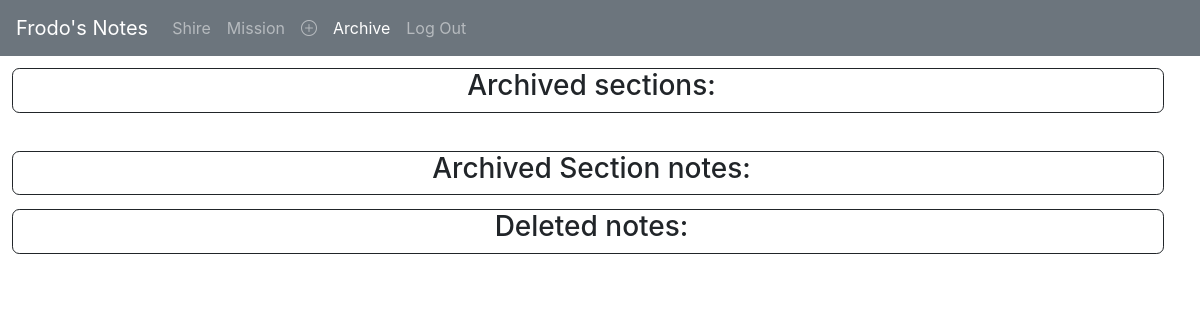
Screenshot of /archived (signed in) with the database file from the repository.
### mynotes/models.py (models this page shows)
class User(AbstractUser):
    pass

class Section(models.Model):
    section = models.CharField(max_length=64)
    author = models.ForeignKey(User, on_delete=models.CASCADE)
    status = models.CharField(max_length=16, default='active')
    def __str__(self):
        return f'{self.section}'

### mynotes/views.py (the view)
# urls.py: path("archived", views.archived, name="archived"),
def archived(request):
    sections = Section.objects.filter(author=request.user, status='active')
    archived = Section.objects.filter(author=request.user, status='archived')
    notes = Note.objects.filter(
        author=request.user, section__in=archived, status='active'
        ).order_by('created').reverse()
    not1 = notes[0::2]
    not2 = notes[1::2]
    deleted = Note.objects.filter(author=request.user, status='deleted').order_by('created').reverse()
    del1 = deleted[0::2]
    del2 = deleted[1::2]
    return render(request, "mynotes/archived.html", {
        "sections": sections, "archived": archived, "not1": not1, "not2": not2, "del1": del1, "del2": del2
        })

### mynotes/templates/mynotes/archived.html (shortened to what this page needs)
{% extends "mynotes/layout.html" %}
{% block nav %}
{% if sections %}
{% for section in sections %}
<li class="nav-item">
    <a class="nav-link" href="{%url 'sectionnotes' section.id %}">{{section}}</a>
</li>
{% endfor %}
{% endif %}
{% endblock %}
{% block body %}
<div class="dv" style="width: 96vw; text-align: center; ">
<h3>Archived sections:</h3>
</div>
<br>
<div class="dv" style="width: 96vw; text-align: center; ">
<h3>Archived Section notes:</h3>
</div>
<div class="dv" style="width: 96vw; text-align: center; ">
    <h3>Deleted notes:</h3>
    </div>
{% endblock %}

### mynotes/templates/mynotes/layout.html (shortened to what this page needs)
{% load static %}
<!DOCTYPE html>
<html lang="en">
    <head>
        <link rel="stylesheet" href="https://cdn.jsdelivr.net/npm/bootstrap@4.3.1/dist/css/bootstrap.min.css">
        <link href="{% static 'mynotes/styles.css' %}" rel="stylesheet">
    </head>
    <body>
        <nav class="navbar navbar-expand-lg navbar-dark bg-secondary">
            {% if user.is_authenticated %}
            <a class="navbar-brand" href="{% url 'index' %}">{{ user.username }}'s Notes</a>
            {% else %}
            <a class="navbar-brand" href="#">Only logged in users can keep notes here</a>
            {% endif %}
                <div>
                  <ul class="navbar-nav mr-auto">
                    {% if user.is_authenticated %}
                        {% block nav %}
                        {% endblock %}
                        <li class="nav-item active">
                            <a class="nav-link" href="{%url 'addsection' %}"><i class="bi bi-plus-circle"></i> <span class="sr-only">(current)</span></a>
                        </li>
                        <li class="nav-item">
                            <a class="nav-link" href="{%url 'archived' %}">Archive</a>
                        </li>
                        <li class="nav-item">
                            <a class="nav-link" href="{% url 'logout' %}">Log Out</a>
                        </li>
                    {% endif %}
                  </ul>
                </div>
              </nav>
        <div class="body">
            {% block body %}
            {% endblock %}
        </div>
    </body>
</html>

### mynotes/static/mynotes/styles.css (style rules this page uses)
.dv { border-style: solid; border-radius: 0.6vw; border-width: 1px; margin: 1vw; padding-left: 7px; padding-top: -1px; padding-bottom: 1px; width: 47vw; white-space: normal; }
.bi { font-style: normal; caret-color: transparent; }

### rows the page displays
User: username "Frodo"
Section: section "Shire"
Section: section "Mission"
